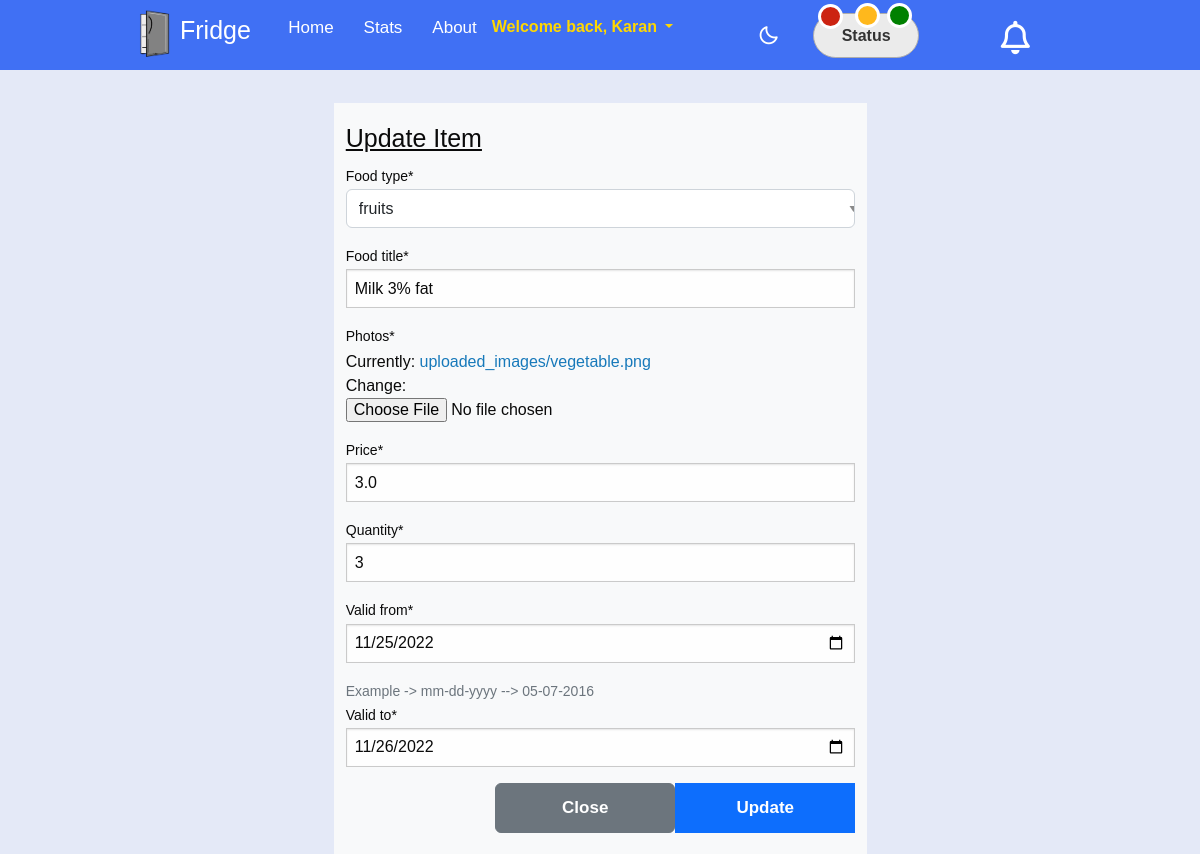
The app's page /edit/45 (signed in), older data.
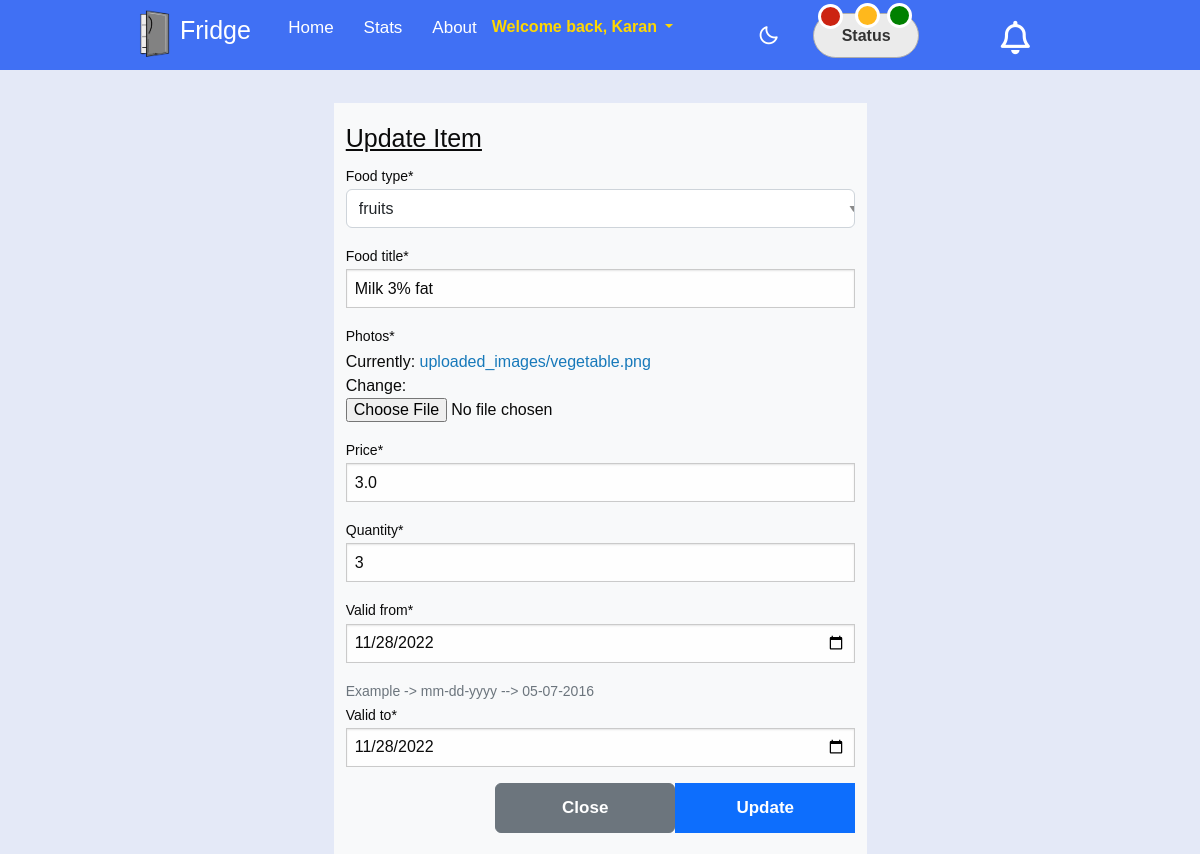
The same page, newer data.
### app1/models.py (models this page shows, shortened)
class Item(models.Model):
    STATUS_CHOICES1 = (
        ('dairy', 'dairy'),
        ('beverages', 'beverages'),
        ('frozen vegetables', 'frozen vegetables'),
        ('meat', 'meat'),
        ('fruits', 'fruits'),
    )
    STATUS = (
        ('Expired', 'Expired'),
        ('Warning', 'Warning'),
        ('Good', 'Good')
    )
    author = models.ForeignKey(Profile, on_delete=models.CASCADE)
    food_type = models.CharField(max_length=100, choices=STATUS_CHOICES1)
    food_title = models.CharField(max_length=120)
    photos = models.ImageField(upload_to='uploaded_images/')
    price = models.FloatField(default=0)
    quantity = models.PositiveIntegerField(null=False, default=0)
    valid_from = models.DateField(auto_now=False, auto_now_add=False)
    valid_to = models.DateField(auto_now=False, auto_now_add=False)
    timestamp = models.DateTimeField(auto_now_add=True)
    status = models.CharField(default='Good',max_length=100, choices=STATUS)
    delta = models.IntegerField(null=False, default=0)
    daystill = models.IntegerField(null=False, default=0)
    humanize_time = models.IntegerField(null=False, default=0)
    humanize_time1 = models.IntegerField(null=False, default=0)
    class Meta:
        verbose_name_plural = "Items"

### app1/views.py (the view)
# urls.py: path('edit/<int:pk>', item_update, name='item_update'),
@login_required
def item_update(request, pk):
    data = get_object_or_404(Item, pk=pk, author=request.user.id)
    form = ItemForm(instance=data)
    if request.method == "POST":
        form = ItemForm(request.POST, request.FILES, instance=data)
        if form.is_valid():
            form.save()
            messages.success(request, "Successfully updated item ...!!!")
            return redirect('item_list')
    context = {
        "form": form
    }
    return render(request, 'update_item.html', context)

### app1/forms.py
class ItemForm(forms.ModelForm):
    valid_to = forms.DateField(
        widget = forms.DateInput(
            attrs={
                'type': 'date',
                'class': 'form-control'},
            )
    )
    valid_from = forms.DateField(
        widget = forms.DateInput(
            attrs={
                'type': 'date',
                'class': 'form-control'},
            )
    )
    class Meta:
        model = Item
        fields = ('food_type', 'food_title', 'photos', 'price', 'quantity', 'valid_from', 'valid_to')
    def __init__(self, *args, **kwargs):
        super(ItemForm, self).__init__(*args, **kwargs)
        self.fields['valid_from'].help_text = "Example -> mm-dd-yyyy --> 05-07-2016"

### templates/update_item.html (shortened to what this page needs)
{% extends 'base.html' %}
{% load crispy_forms_tags %}
{% block content %}
    <div class="container mt-5">
        <div class="row justify-content-center ">
            <div class="col-md-6 col-sm-4 bg-light">
                <h4 class="mt-3"><u>Update Item</u></h4>
                <form action="" method="post" enctype="multipart/form-data">
                    {{ form|crispy }}
                    <div class="modal-footer mt-2 mb-3 ">
                        <a href="/"><button type="button_update" class="btn btn-secondary" data-bs-dismiss="modal">Close
                        </button></a>
                        <button type="submit" class="btn btn-primary ">Update</button>
                    </div>
                </form>
            </div>
        </div>
    </div>
{% endblock %}

Row changes from the older to the newer data that the page shows:
changed Item "fruits": valid_from "11/25/2022" → "11/28/2022"; valid_to "11/26/2022" → "11/28/2022"
